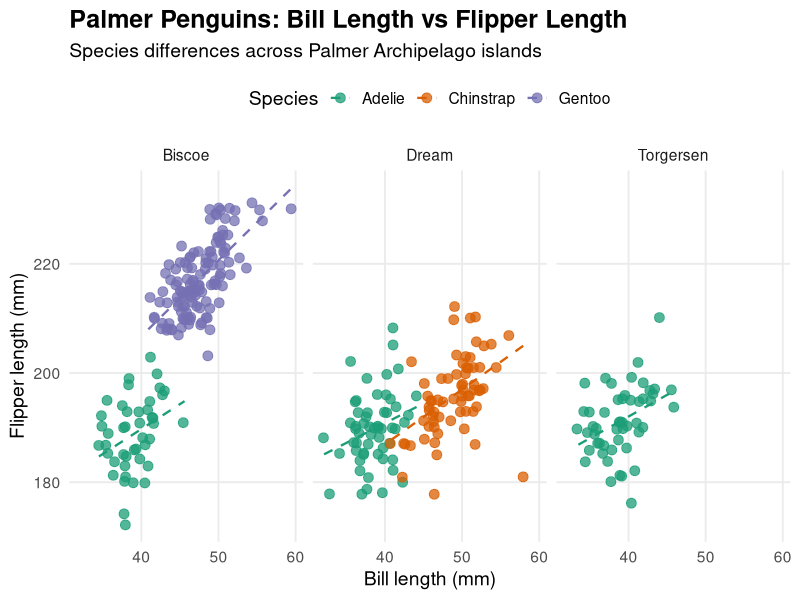

The R script that drew this image:
## ---- chunk 1
#| message: false
#| echo: false
library(tidyverse)
library(palmerpenguins)
## ---- chunk 2
#| fig-width: 8
#| fig-height: 5
#| message: false
#| warning: false
#| echo: false
penguins %>%
  drop_na(bill_length_mm, flipper_length_mm, species, island) %>%
  ggplot(aes(x = bill_length_mm, y = flipper_length_mm, color = species)) +
  geom_jitter(alpha = 0.75, size = 3, width = 0.3, height = 0.3) +
  geom_smooth(method = "lm", se = FALSE, size = 0.8, linetype = "dashed") +
  facet_wrap(~ island) +
  scale_color_brewer(type = "qual", palette = "Dark2") +
  labs(
    title = "Palmer Penguins: Bill Length vs Flipper Length",
    subtitle = "Species differences across Palmer Archipelago islands",
    x = "Bill length (mm)",
    y = "Flipper length (mm)",
    color = "Species"
  ) +
  theme_minimal(base_size = 14) +
  theme(
    plot.title = element_text(face = "bold", size = 18),
    plot.subtitle = element_text(size = 14, margin = margin(b = 10)),
    legend.position = "top",
    panel.grid.minor = element_blank()
  )
